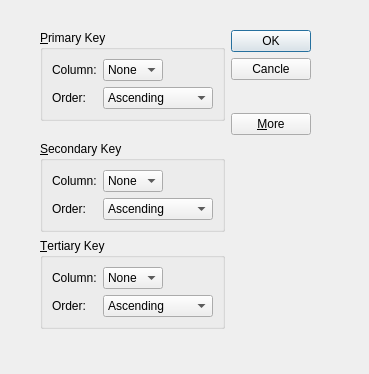
<?xml version="1.0" encoding="UTF-8"?>
<ui version="4.0">
 <class>SortDialog</class>
 <widget class="QDialog" name="SortDialog">
  <property name="geometry">
   <rect>
    <x>0</x>
    <y>0</y>
    <width>369</width>
    <height>374</height>
   </rect>
  </property>
  <property name="windowTitle">
   <string>Sort</string>
  </property>
  <widget class="QWidget" name="layoutWidget">
   <property name="geometry">
    <rect>
     <x>40</x>
     <y>30</y>
     <width>271</width>
     <height>299</height>
    </rect>
   </property>
   <layout class="QGridLayout" name="gridLayout_4">
    <item row="0" column="0">
     <widget class="QGroupBox" name="primaryGroupBox">
      <property name="title">
       <string>&amp;Primary Key</string>
      </property>
      <layout class="QGridLayout" name="gridLayout">
       <item row="0" column="0">
        <widget class="QLabel" name="label">
         <property name="text">
          <string>Column:</string>
         </property>
        </widget>
       </item>
       <item row="0" column="1">
        <widget class="QComboBox" name="primaryColumnCombo">
         <item>
          <property name="text">
           <string>None</string>
          </property>
         </item>
        </widget>
       </item>
       <item row="0" column="2">
        <spacer name="horizontalSpacer">
         <property name="orientation">
          <enum>Qt::Horizontal</enum>
         </property>
         <property name="sizeHint" stdset="0">
          <size>
           <width>40</width>
           <height>20</height>
          </size>
         </property>
        </spacer>
       </item>
       <item row="1" column="0">
        <widget class="QLabel" name="label_2">
         <property name="text">
          <string>Order:</string>
         </property>
        </widget>
       </item>
       <item row="1" column="1" colspan="2">
        <widget class="QComboBox" name="primaryOrderCombo">
         <item>
          <property name="text">
           <string>Ascending</string>
          </property>
         </item>
        </widget>
       </item>
      </layout>
     </widget>
    </item>
    <item row="0" column="1" rowspan="2">
     <layout class="QVBoxLayout" name="verticalLayout">
      <item>
       <widget class="QPushButton" name="okButton">
        <property name="text">
         <string>OK</string>
        </property>
        <property name="default">
         <bool>true</bool>
        </property>
       </widget>
      </item>
      <item>
       <widget class="QPushButton" name="cancleButton">
        <property name="text">
         <string>Cancle</string>
        </property>
       </widget>
      </item>
      <item>
       <spacer name="verticalSpacer">
        <property name="orientation">
         <enum>Qt::Vertical</enum>
        </property>
        <property name="sizeHint" stdset="0">
         <size>
          <width>20</width>
          <height>40</height>
         </size>
        </property>
       </spacer>
      </item>
      <item>
       <widget class="QPushButton" name="moreButton">
        <property name="text">
         <string>&amp;More</string>
        </property>
        <property name="checkable">
         <bool>true</bool>
        </property>
       </widget>
      </item>
     </layout>
    </item>
    <item row="1" column="0">
     <spacer name="verticalSpacer_2">
      <property name="orientation">
       <enum>Qt::Vertical</enum>
      </property>
      <property name="sizeHint" stdset="0">
       <size>
        <width>20</width>
        <height>28</height>
       </size>
      </property>
     </spacer>
    </item>
    <item row="2" column="0">
     <widget class="QGroupBox" name="secondaryGroupBox">
      <property name="title">
       <string>&amp;Secondary Key</string>
      </property>
      <layout class="QGridLayout" name="gridLayout_2">
       <item row="0" column="0">
        <widget class="QLabel" name="label_3">
         <property name="text">
          <string>Column:</string>
         </property>
        </widget>
       </item>
       <item row="0" column="1">
        <widget class="QComboBox" name="secondaryColumnCombo">
         <item>
          <property name="text">
           <string>None</string>
          </property>
         </item>
        </widget>
       </item>
       <item row="0" column="2">
        <spacer name="horizontalSpacer_2">
         <property name="orientation">
          <enum>Qt::Horizontal</enum>
         </property>
         <property name="sizeHint" stdset="0">
          <size>
           <width>40</width>
           <height>20</height>
          </size>
         </property>
        </spacer>
       </item>
       <item row="1" column="0">
        <widget class="QLabel" name="label_4">
         <property name="text">
          <string>Order:</string>
         </property>
        </widget>
       </item>
       <item row="1" column="1" colspan="2">
        <widget class="QComboBox" name="secondaryOrderCombo">
         <item>
          <property name="text">
           <string>Ascending</string>
          </property>
         </item>
        </widget>
       </item>
      </layout>
     </widget>
    </item>
    <item row="3" column="0">
     <widget class="QGroupBox" name="tertiaryGroupBox">
      <property name="title">
       <string>&amp;Tertiary Key</string>
      </property>
      <layout class="QGridLayout" name="gridLayout_3">
       <item row="0" column="0">
        <widget class="QLabel" name="label_5">
         <property name="text">
          <string>Column:</string>
         </property>
        </widget>
       </item>
       <item row="0" column="1">
        <widget class="QComboBox" name="tertiaryColumnCombo">
         <item>
          <property name="text">
           <string>None</string>
          </property>
         </item>
        </widget>
       </item>
       <item row="0" column="2">
        <spacer name="horizontalSpacer_3">
         <property name="orientation">
          <enum>Qt::Horizontal</enum>
         </property>
         <property name="sizeHint" stdset="0">
          <size>
           <width>40</width>
           <height>20</height>
          </size>
         </property>
        </spacer>
       </item>
       <item row="1" column="0">
        <widget class="QLabel" name="label_6">
         <property name="text">
          <string>Order:</string>
         </property>
        </widget>
       </item>
       <item row="1" column="1" colspan="2">
        <widget class="QComboBox" name="comboBox_6">
         <item>
          <property name="text">
           <string>Ascending</string>
          </property>
         </item>
        </widget>
       </item>
      </layout>
     </widget>
    </item>
   </layout>
  </widget>
 </widget>
 <tabstops>
  <tabstop>primaryColumnCombo</tabstop>
  <tabstop>primaryOrderCombo</tabstop>
  <tabstop>secondaryColumnCombo</tabstop>
  <tabstop>secondaryOrderCombo</tabstop>
  <tabstop>tertiaryColumnCombo</tabstop>
  <tabstop>comboBox_6</tabstop>
  <tabstop>okButton</tabstop>
  <tabstop>cancleButton</tabstop>
  <tabstop>moreButton</tabstop>
 </tabstops>
 <resources/>
 <connections>
  <connection>
   <sender>okButton</sender>
   <signal>clicked()</signal>
   <receiver>SortDialog</receiver>
   <slot>accept()</slot>
   <hints>
    <hint type="sourcelabel">
     <x>254</x>
     <y>47</y>
    </hint>
    <hint type="destinationlabel">
     <x>63</x>
     <y>125</y>
    </hint>
   </hints>
  </connection>
  <connection>
   <sender>cancleButton</sender>
   <signal>clicked()</signal>
   <receiver>SortDialog</receiver>
   <slot>reject()</slot>
   <hints>
    <hint type="sourcelabel">
     <x>284</x>
     <y>74</y>
    </hint>
    <hint type="destinationlabel">
     <x>320</x>
     <y>91</y>
    </hint>
   </hints>
  </connection>
  <connection>
   <sender>moreButton</sender>
   <signal>toggled(bool)</signal>
   <receiver>secondaryGroupBox</receiver>
   <slot>setVisible(bool)</slot>
   <hints>
    <hint type="sourcelabel">
     <x>264</x>
     <y>146</y>
    </hint>
    <hint type="destinationlabel">
     <x>200</x>
     <y>188</y>
    </hint>
   </hints>
  </connection>
  <connection>
   <sender>moreButton</sender>
   <signal>toggled(bool)</signal>
   <receiver>tertiaryGroupBox</receiver>
   <slot>setVisible(bool)</slot>
   <hints>
    <hint type="sourcelabel">
     <x>287</x>
     <y>148</y>
    </hint>
    <hint type="destinationlabel">
     <x>199</x>
     <y>293</y>
    </hint>
   </hints>
  </connection>
 </connections>
</ui>
